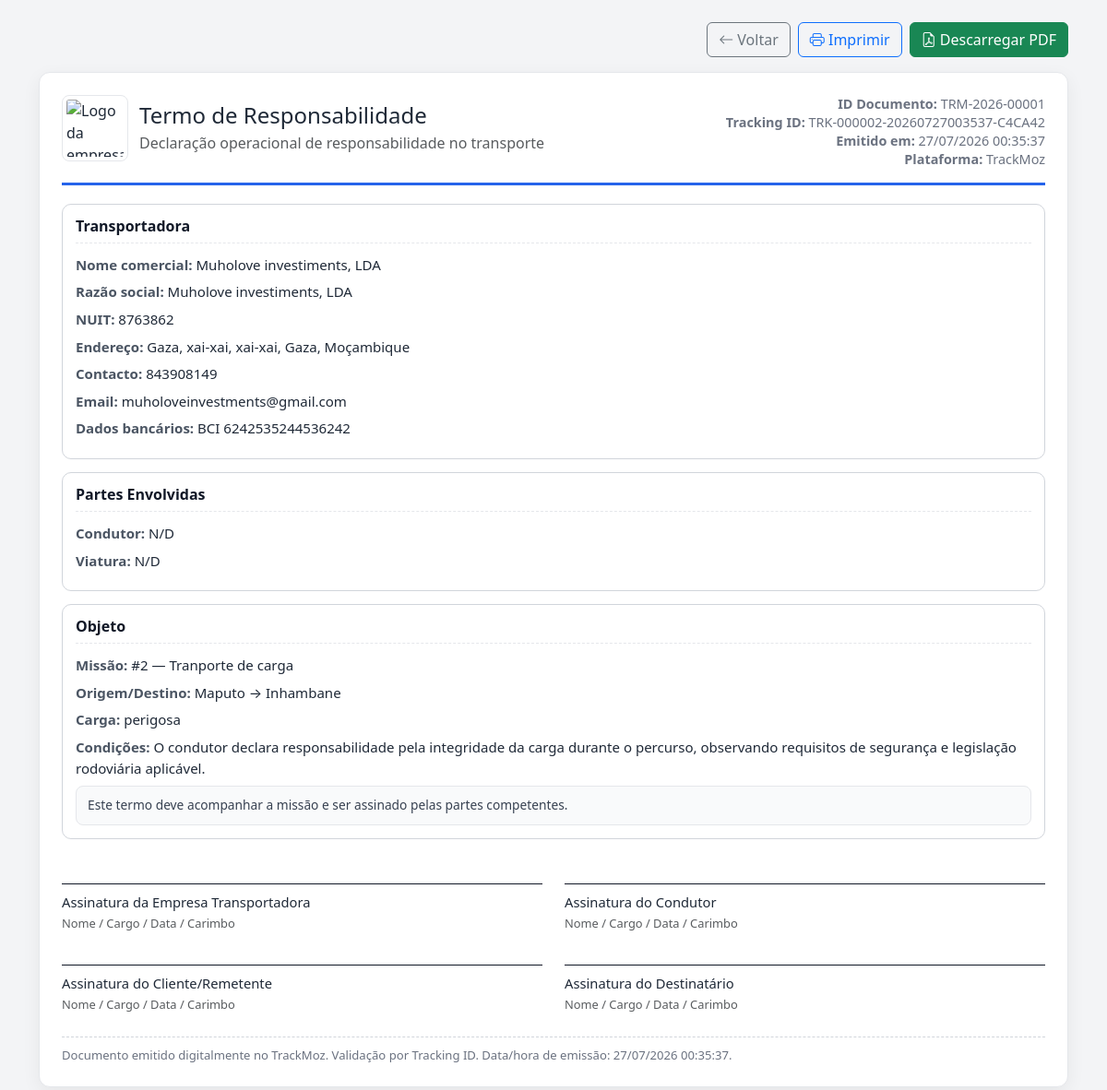
The app's page /pages/contratante/documentos/termo-responsabilidade.php?missao=2 (signed in) with its own data.
### tables this page shows
CREATE TABLE `perfil_empresa` (
  `id` int(11) NOT NULL,
  `usuario_id` int(11) NOT NULL,
  `nome_empresa` varchar(100) NOT NULL,
  `nuit` varchar(30) DEFAULT NULL,
  `tipo_empresa` varchar(50) DEFAULT NULL,
  `cnpj` varchar(20) DEFAULT NULL,
  `ramo_atividade` varchar(100) DEFAULT NULL,
  `site` varchar(255) DEFAULT NULL,
  `descricao` text,
  `endereco` varchar(255) DEFAULT NULL,
  `cidade` varchar(100) DEFAULT NULL,
  `responsavel_legal` varchar(100) DEFAULT NULL,
  `provincia` varchar(100) DEFAULT NULL,
  `telefone_comercial` varchar(20) DEFAULT NULL,
  `banco` varchar(100) DEFAULT NULL,
  `iban` varchar(100) DEFAULT NULL,
  `email_comercial` varchar(100) DEFAULT NULL,
  `avaliacao_media` decimal(3,1) DEFAULT '0.0',
  `total_missoes` int(11) DEFAULT '0',
  `verificada` tinyint(1) DEFAULT '0',
  `observacoes_verificacao` text,
  `distrito` varchar(100) DEFAULT NULL
);

CREATE TABLE `missoes` (
  `id` int(11) NOT NULL,
  `empresa_id` int(11) NOT NULL,
  `caminhoneiro_id` int(11) DEFAULT NULL,
  `transportador_id` int(11) DEFAULT NULL,
  `parceria_id` int(11) DEFAULT NULL,
  `titulo` varchar(100) NOT NULL,
  `descricao` text,
  `origem` varchar(100) NOT NULL,
  `local_origem_id` int(11) DEFAULT NULL,
  `destino` varchar(100) NOT NULL,
  `local_destino_id` int(11) DEFAULT NULL,
  `tipo_veiculo` varchar(50) DEFAULT NULL,
  `tipo_carga` varchar(50) DEFAULT NULL,
  `peso_carga` decimal(10,2) DEFAULT NULL,
  `valor` decimal(10,2) DEFAULT NULL,
  `prazo_entrega` date DEFAULT NULL,
  `status` enum('aberta','em_negociacao','aceita','em_andamento','concluida','cancelada','aguardando_confirmacao','emergencia','em_transito','em_entrega') DEFAULT 'aberta',
  `data_criacao` timestamp NULL DEFAULT CURRENT_TIMESTAMP,
  `data_atualizacao` timestamp NULL DEFAULT CURRENT_TIMESTAMP ON UPDATE CURRENT_TIMESTAMP,
  `ultima_atualizacao` timestamp NULL DEFAULT CURRENT_TIMESTAMP ON UPDATE CURRENT_TIMESTAMP,
  `status_viagem` enum('nao_iniciada','coleta','entrega','finalizada') DEFAULT 'nao_iniciada',
  `requer_documento_carga` tinyint(1) DEFAULT '0',
  `tipo_documento_carga` varchar(100) DEFAULT NULL,
  `chegada_destino` timestamp NULL DEFAULT NULL,
  `data_inicio` timestamp NULL DEFAULT NULL,
  `data_coleta` timestamp NULL DEFAULT NULL,
  `data_chegada` timestamp NULL DEFAULT NULL
);

### includes/helpers.php (called while the page is built, shortened)
<?php
function e(?string $value): string
{
    return htmlspecialchars((string)($value ?? ''), ENT_QUOTES, 'UTF-8');
}
function table_has_column(PDO $conn, string $table, string $column): bool
{
    $stmt = $conn->prepare(
        'SELECT COUNT(*) FROM information_schema.COLUMNS
         WHERE TABLE_SCHEMA = DATABASE() AND TABLE_NAME = :t AND COLUMN_NAME = :c'
    );
    $stmt->execute([':t' => $table, ':c' => $column]);
    return (int)$stmt->fetchColumn() > 0;
}

### includes/branding-helpers.php (called while the page is built, shortened)
<?php
require_once __DIR__ . '/helpers.php';
function tmz_branding_defaults(): array
{
    return [
        'usuario_id'          => 0,
        'tipo'                => 'empresa',
        'nome_comercial'      => 'TrackMoz',
        'razao_social'        => '',
        'nuit'                => '',
        'endereco'            => '',
        'cidade'              => '',
        'distrito'            => '',
        'provincia'           => '',
        'pais'                => 'Moçambique',
        'telefone'            => '',
        'telefone_comercial'  => '',
        'email'               => '',
        'email_comercial'     => '',
        'website'             => '',
        'cor_institucional'   => '#2563eb',
        'descricao'           => '',
        'ano_fundacao'        => null,
        'especialidade'       => '',
        'licenca'             => '',
        'provincias_operacao' => '',
        'logo_url'            => null,
        'banco'               => '',
        'iban'                => '',
        'responsavel_legal'   => '',
    ];
}
function tmz_logo_url(?string $filename, string $pasta = 'logos'): ?string
{
    $file = trim((string)$filename);
    if ($file === '') {
        return null;
    }
    return BASE_URL . '/uploads/' . $pasta . '/' . rawurlencode($file);
}
function tmz_get_branding(PDO $conn, int $usuarioId, string $tipo = 'empresa'): array
{
    $brand = tmz_branding_defaults();
    $stmt = $conn->prepare('SELECT id, nome, email, telefone, tipo_usuario FROM usuarios WHERE id = ?');
    $stmt->execute([$usuarioId]);
    $u = $stmt->fetch(PDO::FETCH_ASSOC);
    $brand['usuario_id'] = $usuarioId;
    $brand['tipo']       = $u['tipo_usuario'] ?? $tipo;
    $brand['email']      = $u['email'] ?? '';
    $brand['telefone']   = $u['telefone'] ?? '';
    $stmt = $conn->prepare('SELECT * FROM perfil_empresa WHERE usuario_id = ? LIMIT 1');
    $stmt->execute([$usuarioId]);
    $p = $stmt->fetch(PDO::FETCH_ASSOC) ?: [];
    $brand['nome_comercial']     = $p['nome_empresa'] ?? $u['nome'] ?? '';
    $brand['razao_social']       = $p['razao_social'] ?? $p['nome_empresa'] ?? '';
    $brand['nuit']               = $p['nuit'] ?? '';
    $brand['endereco']           = $p['endereco'] ?? '';
    $brand['cidade']             = $p['cidade'] ?? '';
    $brand['distrito']           = $p['distrito'] ?? '';
    $brand['provincia']          = $p['provincia'] ?? '';
    $brand['pais']               = $p['pais'] ?? 'Moçambique';
    $brand['telefone_comercial'] = $p['telefone_comercial'] ?? '';
    $brand['email_comercial']    = $p['email_comercial'] ?? ($p['email_comercial'] ?? '');
    $brand['website']            = $p['website'] ?? ($p['site'] ?? '');
    $brand['cor_institucional']  = $p['cor_institucional'] ?? '#2563eb';
    $brand['descricao']          = $p['descricao'] ?? '';
    $brand['ano_fundacao']       = $p['ano_fundacao'] ?? null;
    $brand['especialidade']      = $p['especialidade'] ?? ($p['ramo_atividade'] ?? ($p['tipo_empresa'] ?? ''));
    $brand['licenca']            = $p['licenca'] ?? ($p['cnpj'] ?? '');
    $brand['provincias_operacao']= $p['provincias_operacao'] ?? '';
    $brand['logo_url']           = tmz_logo_url($p['logo_empresa'] ?? null);
    $brand['banco']              = $p['banco'] ?? '';
    $brand['iban']               = $p['iban'] ?? '';
    $brand['responsavel_legal']  = $p['responsavel_legal'] ?? '';
    return $brand;
}
function tmz_branding_endereco_linha(array $brand): string
{
    $parts = array_filter([
        $brand['endereco'] ?? '',
        $brand['cidade'] ?? '',
        $brand['distrito'] ?? '',
        $brand['provincia'] ?? '',
        $brand['pais'] ?? '',
    ], fn($v) => trim((string)$v) !== '');
    return implode(', ', $parts) ?: 'N/D';
}
function tmz_branding_css_var(array $brand): string
{
    $cor = preg_match('/^#[0-9a-fA-F]{6}$/', (string)($brand['cor_institucional'] ?? ''))
        ? $brand['cor_institucional']
        : '#2563eb';
    return $cor;
}

### pages/contratante/documentos/termo-responsabilidade.php (the view, shortened to what this page needs)
<?php
require_once '../../../config/database.php';
require_once '../../../includes/helpers.php';
require_once '../../../includes/documento-profissional.php';
$missao_id = isset($_GET['missao']) ? (int)$_GET['missao'] : 0;
$empresaFilter = (($_SESSION['user_type'] ?? '') === 'empresa') ? (int)$_SESSION['user_id'] : null;
$hasLogoColumn = table_has_column($conn, 'perfil_empresa', 'logo_empresa');
$logoSelect = $hasLogoColumn ? ', pe.logo_empresa' : ", '' AS logo_empresa";
$sql = "SELECT m.*, ue.nome AS nome_empresa_usuario, ue.foto_perfil,
        pe.nome_empresa, pe.nuit, pe.endereco, pe.telefone_comercial, pe.email_comercial {$logoSelect},
        u.id AS caminhoneiro_id, u.nome AS nome_caminhoneiro, u.telefone AS telefone_caminhoneiro,
        pc.tipo_veiculo, pc.placa_veiculo
        FROM missoes m
        JOIN usuarios ue ON ue.id = m.empresa_id
        LEFT JOIN perfil_empresa pe ON pe.usuario_id = m.empresa_id
        LEFT JOIN usuarios u ON u.id = m.caminhoneiro_id
        LEFT JOIN perfil_caminhoneiro pc ON pc.usuario_id = m.caminhoneiro_id
        WHERE m.id = :id";
if ($empresaFilter !== null) $sql .= " AND m.empresa_id = :empresa_id";
$st = $conn->prepare($sql);
$params = [':id' => $missao_id];
if ($empresaFilter !== null) $params[':empresa_id'] = $empresaFilter;
$st->execute($params);
$doc = $st->fetch(PDO::FETCH_ASSOC);
$ids = tmz_docs_number_and_tracking($conn, 'termo_responsabilidade', $missao_id, (int)$doc['empresa_id']);
$documentId = $ids['numero_documento'];
$trackingId = $ids['tracking_id'];
$docBrand = tmz_doc_brand_for_missao($conn, $doc);
$logoUrl = $docBrand['logoUrl'];
$accentColor = $docBrand['accent'];
$brand = $docBrand['brand'];
$backUrl = BASE_URL . '/pages/contratante/detalhes-missao.php?id=' . $missao_id;
?>
<?php echo tmz_html_empresa_emissora($brand, 'Transportadora'); ?>
<div class="doc-section">
    <h6>Partes Envolvidas</h6>
    <div class="kv"><span class="k">Condutor:</span> <?php echo e(tmz_safe_text($doc['nome_caminhoneiro'] ?? null)); ?></div>
    <div class="kv"><span class="k">Viatura:</span> <?php echo e(tmz_safe_text(($doc['tipo_veiculo'] ?? '') . ' ' . ($doc['placa_veiculo'] ?? ''))); ?></div>
</div>
<div class="doc-section">
    <h6>Objeto</h6>
    <div class="kv"><span class="k">Missão:</span> #<?php echo (int)$missao_id; ?> — <?php echo e(tmz_safe_text($doc['titulo'] ?? null)); ?></div>
    <div class="kv"><span class="k">Origem/Destino:</span> <?php echo e(tmz_safe_text($doc['origem'] ?? null)); ?> → <?php echo e(tmz_safe_text($doc['destino'] ?? null)); ?></div>
    <div class="kv"><span class="k">Carga:</span> <?php echo e(tmz_safe_text($doc['tipo_carga'] ?? null)); ?></div>
    <div class="kv"><span class="k">Condições:</span> O condutor declara responsabilidade pela integridade da carga durante o percurso, observando requisitos de segurança e legislação rodoviária aplicável.</div>
    <div class="doc-note mt-2">Este termo deve acompanhar a missão e ser assinado pelas partes competentes.</div>
</div>
<?php
$body = ob_get_clean();
tmz_render_document_page(
    'Termo de Responsabilidade',
    'Declaração operacional de responsabilidade no transporte',
    $documentId,
    $trackingId,
    $backUrl,
    $logoUrl,
    $body,
    [
        'Assinatura da Empresa Transportadora',
        'Assinatura do Condutor',
        'Assinatura do Cliente/Remetente',
        'Assinatura do Destinatário',
    ],
    $accentColor
);
exit;

### includes/documento-profissional.php (shortened to what this page needs)
<?php
require_once __DIR__ . '/helpers.php';
require_once __DIR__ . '/branding-helpers.php';
function tmz_safe_text($value, string $fallback = 'N/D'): string
{
    $txt = trim((string)($value ?? ''));
    return $txt !== '' ? $txt : $fallback;
}
function tmz_doc_signature_block(string $title): string
{
    return '<div class="sign-box">' . e($title) . '<br><small class="text-muted">Nome / Cargo / Data / Carimbo</small></div>';
}
function tmz_company_logo_url(array $doc): ?string
{
    $logo = trim((string)($doc['logo_empresa'] ?? ''));
    $fallback = trim((string)($doc['foto_perfil'] ?? ''));
    if ($fallback !== '') {
        return BASE_URL . '/uploads/perfil/' . rawurlencode($fallback);
    }
    return null;
}
function tmz_doc_brand_for_missao(PDO $conn, array $doc): array
{
    $brand = tmz_get_branding($conn, (int)($doc['empresa_id'] ?? 0), 'empresa');
    return [
        'brand'   => $brand,
        'logoUrl' => $brand['logo_url'] ?? tmz_company_logo_url($doc),
        'accent'  => tmz_branding_css_var($brand),
    ];
}
function tmz_html_empresa_emissora(array $brand, string $titulo = 'Empresa Emissora'): string
{
    $html = '<div class="doc-section"><h6>' . e($titulo) . '</h6>';
    $html .= '<div class="kv"><span class="k">Nome comercial:</span> ' . e(tmz_safe_text($brand['nome_comercial'] ?? null)) . '</div>';
    if (trim((string)($brand['razao_social'] ?? '')) !== '') {
        $html .= '<div class="kv"><span class="k">Razão social:</span> ' . e(tmz_safe_text($brand['razao_social'])) . '</div>';
    }
    $html .= '<div class="kv"><span class="k">NUIT:</span> ' . e(tmz_safe_text($brand['nuit'] ?? null)) . '</div>';
    $html .= '<div class="kv"><span class="k">Endereço:</span> ' . e(tmz_branding_endereco_linha($brand)) . '</div>';
    $contacto = trim((string)($brand['telefone_comercial'] ?? '')) ?: trim((string)($brand['telefone'] ?? ''));
    $html .= '<div class="kv"><span class="k">Contacto:</span> ' . e(tmz_safe_text($contacto)) . '</div>';
    if (trim((string)($brand['email_comercial'] ?? '')) !== '') {
        $html .= '<div class="kv"><span class="k">Email:</span> ' . e(tmz_safe_text($brand['email_comercial'])) . '</div>';
    }
    $bancoInfo = trim(trim((string)($brand['banco'] ?? '')) . ' ' . trim((string)($brand['iban'] ?? '')));
    if ($bancoInfo !== '') {
        $html .= '<div class="kv"><span class="k">Dados bancários:</span> ' . e($bancoInfo) . '</div>';
    }
    $html .= '</div>';
    return $html;
}
function tmz_render_document_page(
    string $title,
    string $subtitle,
    string $documentId,
    string $trackingId,
    string $backUrl,
    ?string $logoUrl,
    string $bodyHtml,
    ?array $signers = null,
    ?string $accentColor = null
): void {
    $emitidoEm = date('d/m/Y H:i:s');
    ?>
<!DOCTYPE html>
<html lang="pt">
<head>
    <link href="https://cdn.jsdelivr.net/npm/bootstrap@5.3.0/dist/css/bootstrap.min.css" rel="stylesheet">
    <link rel="stylesheet" href="https://cdn.jsdelivr.net/npm/bootstrap-icons@1.7.2/font/bootstrap-icons.css">
</head>
<body>
<div class="container my-4">
    <div class="d-flex justify-content-end gap-2 no-print mb-3">
        <a class="btn btn-outline-secondary" href="<?php echo e($backUrl); ?>">
            <i class="bi bi-arrow-left"></i> Voltar
        </a>
        <button class="btn btn-outline-primary" onclick="window.print()">
            <i class="bi bi-printer"></i> Imprimir
        </button>
        <button class="btn btn-success" id="btnDownloadPdf">
            <i class="bi bi-file-earmark-pdf"></i> Descarregar PDF
        </button>
    </div>
    <div class="doc-card p-4" id="docContent">
        <div class="doc-head d-flex justify-content-between align-items-start flex-wrap gap-3">
            <div class="doc-brand">
                <?php if ($logoUrl !== null): ?>
                    <img src="<?php echo e($logoUrl); ?>" alt="Logo da empresa" class="doc-logo">
                <?php else: ?>
                    <div class="doc-logo d-flex align-items-center justify-content-center">
                        <i class="bi bi-building fs-2 text-secondary"></i>
                    </div>
                <?php endif; ?>
                <div>
                    <h4 class="mb-1"><?php echo e($title); ?></h4>
                    <div class="text-muted"><?php echo e($subtitle); ?></div>
                </div>
            </div>
            <div class="doc-meta text-end">
                <div><strong>ID Documento:</strong> <?php echo e($documentId); ?></div>
                <div><strong>Tracking ID:</strong> <?php echo e($trackingId); ?></div>
                <div><strong>Emitido em:</strong> <?php echo e($emitidoEm); ?></div>
                <div><strong>Plataforma:</strong> TrackMoz</div>
            </div>
        </div>
        <?php echo $bodyHtml; ?>
        <?php
            $defaultSigners = [
                'Assinatura e carimbo da Empresa Transportadora',
                'Assinatura do Cliente/Remetente',
                'Assinatura do Destinatário',
                'Assinatura do Condutor',
            ];
            $signersToRender = $signers ?? $defaultSigners;
        ?>
        <div class="row mt-2">
            <?php foreach ($signersToRender as $label): ?>
                <div class="col-md-6">
                    <?php echo tmz_doc_signature_block((string)$label); ?>
                </div>
            <?php endforeach; ?>
        </div>
        <div class="doc-footer">
            Documento emitido digitalmente no TrackMoz. Validação por Tracking ID.
            Data/hora de emissão: <?php echo e($emitidoEm); ?>.
        </div>
    </div>
</div>
</body>
</html>
<?php
}

### records on screen
perfil_empresa: nome_empresa "Muholove investiments, LDA", nuit "8763862", telefone_comercial "843908149", email_comercial "muholoveinvestments@gmail.com", bancoInfo "BCI 6242535244536242"
missoes: titulo "Tranporte de carga", origem "Maputo", destino "Inhambane", tipo_carga "perigosa"

### other values on screen
$title "Termo de Responsabilidade"
$subtitle "Declaração operacional de responsabilidade no transporte"
$documentId "TRM-2026-00001"
$trackingId "TRK-000002-20260727003537-C4CA42"
$titulo "Transportadora"
tmz_branding_endereco_linha($brand) "Gaza, xai-xai, xai-xai, Gaza, Moçambique"
tmz_safe_text($doc['nome_caminhoneiro'] ?? null) "N/D"
$missao_id "2"
$title "Assinatura da Empresa Transportadora"
$title "Assinatura do Condutor"
$title "Assinatura do Cliente/Remetente"
$title "Assinatura do Destinatário"
